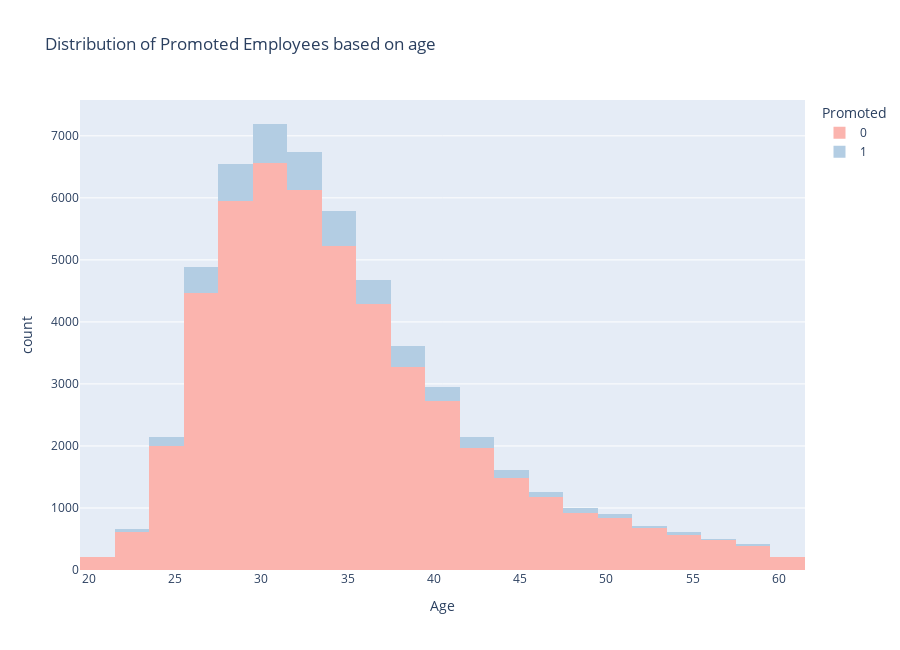

Write notebook code for a chart like this one.
### Code cell
title = '''
Distribution of Promoted Employees based on age
'''
fig = px.histogram(df, x="age", title = title,
                   color = "is_promoted", 
                   labels= {"age":"Age","is_promoted": "Promoted"},
                   nbins=35,
                   color_discrete_sequence=px.colors.qualitative.Pastel1
                  )

fig.update_layout(
    autosize=False,
    width=900,
    height=650)
fig.show()

### Figure 1 — Plotly figure (JSON) as saved in the notebook; plotly's stock layout.template omitted (floating-point values rounded to 4 significant figures; data arrays with more than 128 entries replaced by an {"elided": "..."} marker saying what was removed)
{"data": [{"alignmentgroup": "True", "bingroup": "x", "hovertemplate": "Promoted=0<br>Age=%{x}<br>count=%{y}<extra></extra>", "legendgroup": "0", "marker": {"color": "rgb(251,180,174)", "pattern": {"shape": ""}}, "name": "0", "nbinsx": 35, "offsetgroup": "0", "orientation": "v", "showlegend": true, "type": "histogram", "x": {"elided": "50140 int values"}, "xaxis": "x", "yaxis": "y"}, {"alignmentgroup": "True", "bingroup": "x", "hovertemplate": "Promoted=1<br>Age=%{x}<br>count=%{y}<extra></extra>", "legendgroup": "1", "marker": {"color": "rgb(179,205,227)", "pattern": {"shape": ""}}, "name": "1", "nbinsx": 35, "offsetgroup": "1", "orientation": "v", "showlegend": true, "type": "histogram", "x": {"elided": "4668 int values"}, "xaxis": "x", "yaxis": "y"}], "layout": {"autosize": false, "barmode": "relative", "height": 650, "legend": {"title": {"text": "Promoted"}, "tracegroupgap": 0}, "title": {"text": "\nDistribution of Promoted Employees based on age\n"}, "width": 900, "xaxis": {"anchor": "y", "domain": [0, 1], "title": {"text": "Age"}}, "yaxis": {"anchor": "x", "domain": [0, 1], "title": {"text": "count"}}}}
